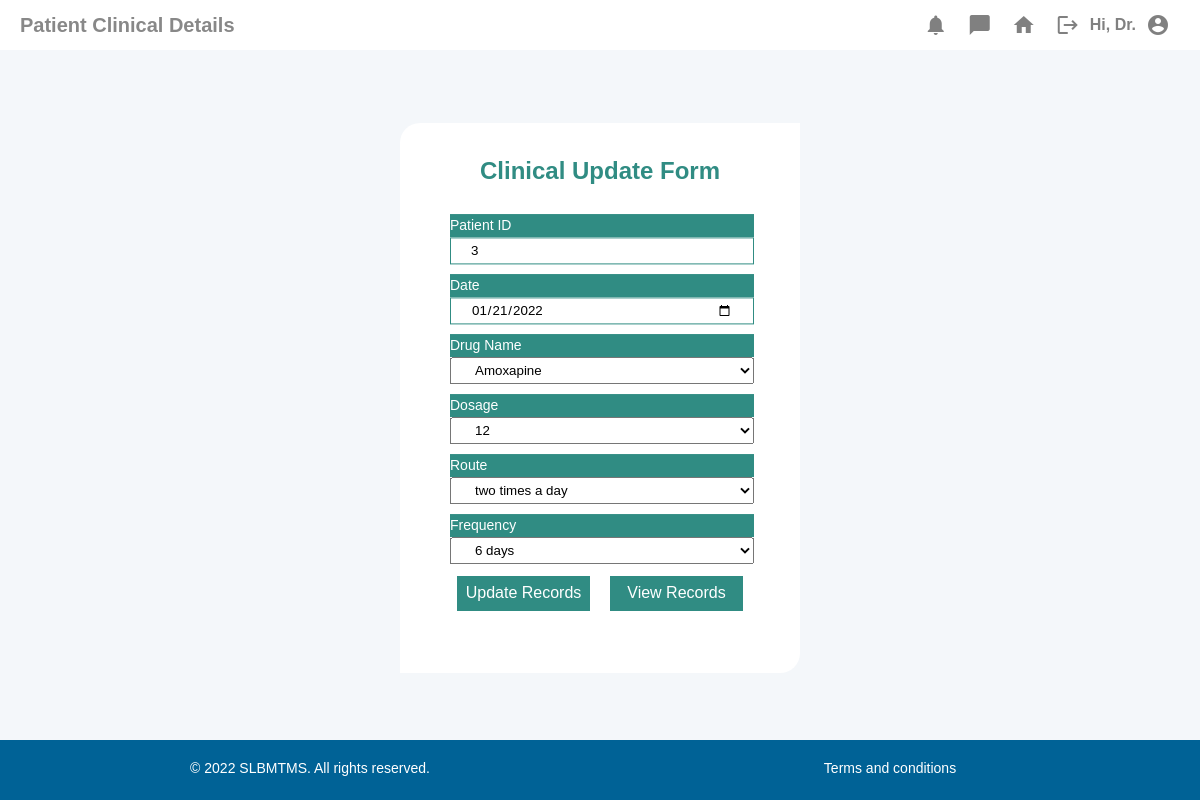
Page /src/php/consultant_patient_clinical_reports_update.php?update-id=12 on the committed database.
### tables this page shows
CREATE TABLE `patient_clinical_reports` (
  `patient_cr_id` int(11) NOT NULL,
  `patient_id` int(11) NOT NULL,
  `date` date NOT NULL,
  `drug_name` varchar(255) NOT NULL,
  `dosage` int(11) NOT NULL,
  `route` varchar(255) NOT NULL,
  `frequency` varchar(255) NOT NULL
);

### src/php/consultant_patient_clinical_reports_update.php (the view, shortened to what this page needs)
<?php
if($_SESSION['userlevel']=1)
{
include '../../config/connection.php';
$patient_cr_id=$_GET['update-id'];
$sql2="SELECT * FROM patient_clinical_reports WHERE patient_cr_id=$patient_cr_id";
$result2=mysqli_query($connection,$sql2);
if( $result2){
  while($rows = mysqli_fetch_assoc($result2)){
    $patient_id=$rows['patient_id'];
    $date=$rows['date'];
    $drug_name=$rows['drug_name'];
    $dosage=$rows['dosage'];
    $route=$rows['route'];
    $frequency=$rows['frequency'];
  }
}
else{
  die(mysqli_error($connection));
}
?>
<!DOCTYPE html>
<html lang="en" dir="ltr">
  <head>
    <link rel="stylesheet" type="text/css" href="../../public/css/consultant_patient_clinical_reports_update.css">
  </head>
  <body>
    <div class="hero">
      <div class="rtop">
        <div class="empty">
          <p>Patient Clinical Details</p>
        </div>
        <div class="profile">
          <abbr title="notifications">
            <a href="../../public/html/consultant_notifications.html">
              <div class="icon">
                <span class="material-icons">
                </span>
              </div>
            </a>
          </abbr>
          <abbr title="messages">
            <a href="../../public/html/consultant_messages.html">
              <div class="icon">
                <span class="material-icons">
                </span>
              </div>
            </a>
          </abbr>
          <abbr title="Home">
            <a href="consultant_home.php">
              <div class="icon">
                <span class="material-icons">
                </span>
              </div>
            </a>
          </abbr>
          <abbr title="Logout">
            <a href="consultant_login.php">
              <div class="icon">
                <span class="material-icons">
                </span>
              </div>
            </a>
          </abbr>
          <abbr title="Welcome!">
            <div class="greet">
              <h3 class="greet-text">Hi, Dr.<?php echo $_SESSION['username'];?></h3>
            </div>
          </abbr>
          <abbr title="Profile">
            <a href="../../public/html/consultant_profile.html">
              <div class="pp">
                <span class="material-icons">
                </span>
              </div>
            </a>
          </abbr>
        </div>
      </div>
      <div class="middle">
        <div class="form">
          <form class="" action="" method="post">
            <div class="title">
              <p>Clinical Update Form</p>
            </div>
            <label class="lbl">Patient ID</label>
            <input type="text" name="patient_id" value=<?php echo $patient_id ?> placeholder="Enter Patient ID" autocomplete="off">
            <label class="lbl">Date</label>
            <input type="date" name="date" value=<?php echo $date ?> placeholder="Choose Date" autocomplete="off">
            <label class="lbl">Drug Name</label>
            <select class="select" name="drug_name" placeholder="Choose Drug Name" autocomplete="off">
              <option selected="selected"><?php echo $drug_name ?></option>
              </select>
            <label class="lbl">Dosage</label>
            <select class="select" name="dosage" autocomplete="off">
              <option selected="selected"><?php echo $dosage ?></option>
            </select>
            <label class="lbl">Route</label>
            <select class="select" name="route" placeholder="Choose Route" autocomplete="off">
              <option selected="selected"><?php echo $route ?></option>
            </select>
            <label class="lbl">Frequency</label>
            <select class="select" name="frequency" placeholder="Choose Frequency" autocomplete="off">
              <option selected="selected"><?php echo $frequency ?></option>
            </select>
            <div class="btns">
              <button type="submit" name="submit">Update Records</button>
              <button type="button" name="button"><a href="consultant_patient_clinical_manage.php">View Records</a></button>
            </div>
          </form>
        </div>
      </div>
      <div class="bottom">
        <div class="bottom-input">
          <span>© 2022 SLBMTMS. All rights reserved.</span>
        </div>
        <div class="bottom-input">
          <span>Terms and conditions</span>
        </div>
      </div>
    </div>
  </body>
</html>
<?php
}
?>

### public/css/consultant_patient_clinical_reports_update.css (style rules this page uses)
* { box-sizing: border-box; font-family: Poppins, sans-serif; }
.hero { display: flex; flex-direction: column; flex-wrap: wrap; flex: 100%; position: absolute; top: 0; left: 0; right: 0; bottom: 0; }
.middle { display: flex; align-items: center; position: absolute; top: 50px; bottom: 60px; left: 0; right: 0; box-sizing: border-box; background: #f4f7fa; }
.bottom { height: 60px; flex: 10%; background-color: white; padding: 20px; display: flex; justify-content: center; align-items:space-between; position: absolute; bottom: 0; overflow: hidden; background-color: #006296; width: 100%; }
.bottom-input { width: 50%; justify-content: center; text-align:center; color: #fff; font-size: 14px; }
.profile { height: 50px; display: flex; align-items: center; float: right; margin-right: 20px; }
abbr { text-decoration: none; }
.greet { display: flex; justify-content: space-between; }
.greet-text { text-align:center; font-size: 16px; color: gray; }
.profile .material-icons { color: gray; cursor: pointer; padding: 10px; }
.rtop { height: 50px; display: flex; justify-content: space-between; }
.empty { flex: 70%; font-size: 30px; display: flex; align-items: center; margin-left: 20px; }
.empty p { text-align: justify; font-size: 20px; color:#888; font-weight:bolder; }
.form { position: absolute; top: 52%; left: 50%; transform: translate(-50%, -52%); background: #fff; width: 400px; height: 550px; border-top-left-radius: 20px; border-bottom-right-radius: 20px; padding: 10px; }
.title { transform: translate(0,0); text-align: center; }
.title p { color: #308C83; font-size: 24px; font-weight: 900; }
label { transform: translateY(22%); font-size: 14px; width: 80%; height: 23px; display: flex; align-items: center; margin: 0 0 0 40px; background: #308C83; color: #fff; }
.form input { transform: translateY(20%); border: 1px solid #308C83; display: block; height: 27px; width: 80%; padding: 0 20px; margin: 0 0 10px 40px; }
.select { transform: translateY(20%); width: 80%; height: 27px; padding-left: 20px; margin: 0 0 10px 40px; }
button { background: #308C83; color: #fff; font-size: 16px; width: 35%; height: 35px; cursor: pointer; border: none; margin: 0 10px; }
.btns { transform: translateY(20%); display: flex; align-items: center; justify-content: center; }
a { text-decoration: none; color: white; }
::placeholder { position: relative; left: 5px; text-align: justify; }

### rows in the picture
patient_clinical_reports: patient_id "3", date "01/21/2022", drug_name "Amoxapine", dosage "12", route "two times a day", frequency "6 days"
